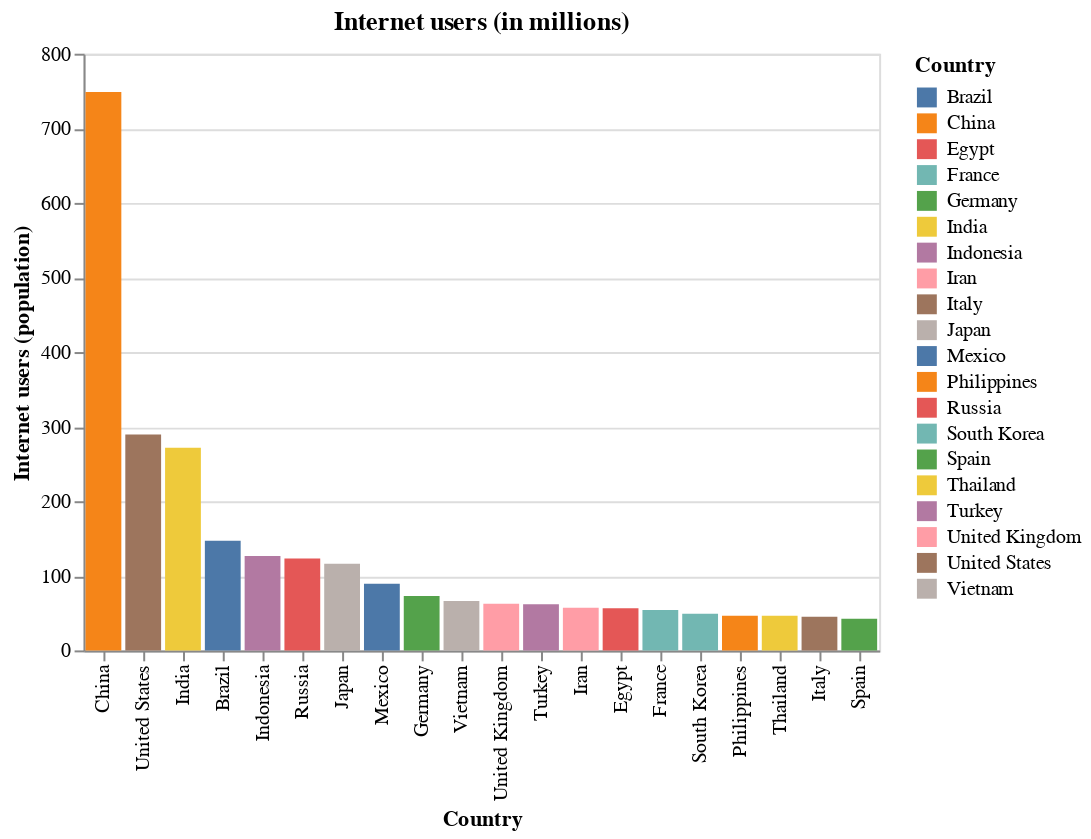

Write notebook code for a chart like this one.
### Code cell
bars = (
    alt.Chart(df_3i_ip_2021_sorted.iloc[0:20, :])
    .mark_bar()
    .encode(
        alt.X('Country', sort=None),
        alt.Y('Internet users (population)'),
        tooltip=[],
        color='Country',
    )
)

plot_title = f"Internet users (in millions)"
bars.properties(title=plot_title)

### Figure 1 — Vega-Lite specification as saved in the notebook (floating-point values rounded to 4 significant figures)
{"config": {"view": {"continuousWidth": 400, "continuousHeight": 300}}, "data": {"name": "data-273c5009e0120ae17b9f76796c1bdc6a"}, "mark": "bar", "encoding": {"color": {"type": "nominal", "field": "Country"}, "tooltip": [], "x": {"type": "nominal", "field": "Country", "sort": null}, "y": {"type": "quantitative", "field": "Internet users (population)"}}, "title": "Internet users (in millions)", "$schema": "https://vega.github.io/schema/vega-lite/v4.8.1.json", "datasets": {"data-273c5009e0120ae17b9f76796c1bdc6a": [{"Country": "China", "Edition": "E5", "Fixed-line broadband subscribers": 31.34, "Mobile subscribers": 121.8, "Gender gap in internet access": -7.5, "Gender gap in mobile phone access": 0.0, "Average mobile latency": 32.66, "Bandwidth capacity": 27720.0, "Internet exchange points": 0.05, "Urban electricity access": 100.0, "Rural electricity access": 100.0, "Smartphone cost (handset)": 63.7, "Average revenue per user (ARPU, annualized)": 89.8, "e-Entertainment usage": 84.9, "Nominal GDP": 14920.0, "Population": 1395.0, "Urban population": 60.3, "GNI per capita": 10410, "GINI coefficient": 38.5, "Population under the poverty line": 0.1, "Total electricity access": 100.0, "Percentage of schools with Internet access": 98.4, "Global Peace Index": 2.2, "Democracy Index": 2.3, "Internet users (population)": 748.8, "Offline population": 630.2, "Internet access gender gap": -5.0, "Mobile phone access gender gap": 0.0, "Internet users (percent of population)": 54.3, "Male internet users": 67.0, "Female internet users": 72.0, "Male mobile phone subscribers": 94.0, "Female mobile phone subscribers": 94.0, "Total fixed line broadband subscribers": 449279000, "Year": 2021, "Mobile subscribers (Percentage)": 0.08731, "Offline population (Percentage)": 45.18, "Income Class": "Upper-Middle Income"}, {"Country": "United States", "Edition": "E5", "Fixed-line broadband subscribers": 34.72, "Mobile subscribers": 134.5, "Gender gap in internet access": 0.0, "Gender gap in mobile phone access": 3.1, "Average mobile latency": 47.35, "Bandwidth capacity": 107900.0, "Internet exchange points": 3.56, "Urban electricity access": 100.0, "Rural electricity access": 100.0, "Smartphone cost (handset)": 100.0, "Average revenue per user (ARPU, annualized)": 540.2, "e-Entertainment usage": 90.9, "Nominal GDP": 20560.0, "Population": 331.0, "Urban population": 82.5, "GNI per capita": 65760, "GINI coefficient": 41.4, "Population under the poverty line": 1.0, "Total electricity access": 100.0, "Percentage of schools with Internet access": 100.0, "Global Peace Index": 2.3, "Democracy Index": 8.0, "Internet users (population)": 289.5, "Offline population": 37.62, "Internet access gender gap": 0.0, "Mobile phone access gender gap": 3.0, "Internet users (percent of population)": 88.5, "Male internet users": 94.0, "Female internet users": 94.0, "Male mobile phone subscribers": 97.0, "Female mobile phone subscribers": 94.0, "Total fixed line broadband subscribers": 114093000, "Year": 2021, "Mobile subscribers (Percentage)": 0.4063, "Offline population (Percentage)": 11.37, "Income Class": "High Income"}, {"Country": "India", "Edition": "E5", "Fixed-line broadband subscribers": 1.4, "Mobile subscribers": 84.3, "Gender gap in internet access": 60.7, "Gender gap in mobile phone access": 21.6, "Average mobile latency": 56.09, "Bandwidth capacity": 100500.0, "Internet exchange points": 0.17, "Urban electricity access": 100.0, "Rural electricity access": 99.4, "Smartphone cost (handset)": 61.8, "Average revenue per user (ARPU, annualized)": 20.8, "e-Entertainment usage": 87.0, "Nominal GDP": 2568.0, "Population": 1380.0, "Urban population": 34.5, "GNI per capita": 2130, "GINI coefficient": 37.8, "Population under the poverty line": 4.3, "Total electricity access": 95.24, "Percentage of schools with Internet access": 32.9, "Global Peace Index": 2.6, "Democracy Index": 6.9, "Internet users (population)": 271.6, "Offline population": 1081.0, "Internet access gender gap": 17.0, "Mobile phone access gender gap": 16.0, "Internet users (percent of population)": 20.1, "Male internet users": 28.0, "Female internet users": 11.0, "Male mobile phone subscribers": 74.0, "Female mobile phone subscribers": 58.0, "Total fixed line broadband subscribers": 19749488, "Year": 2021, "Mobile subscribers (Percentage)": 0.06109, "Offline population (Percentage)": 78.33, "Income Class": "Lower-Middle Income"}, {"Country": "Brazil", "Edition": "E5", "Fixed-line broadband subscribers": 15.6, "Mobile subscribers": 95.7, "Gender gap in internet access": -2.7, "Gender gap in mobile phone access": 1.1, "Average mobile latency": 47.34, "Bandwidth capacity": 29240.0, "Internet exchange points": 1.57, "Urban electricity access": 99.7, "Rural electricity access": 99.6, "Smartphone cost (handset)": 63.4, "Average revenue per user (ARPU, annualized)": 79.7, "e-Entertainment usage": 94.3, "Nominal GDP": 1399.0, "Population": 211.8, "Urban population": 86.8, "GNI per capita": 9130, "GINI coefficient": 53.9, "Population under the poverty line": 1.7, "Total electricity access": 100.0, "Percentage of schools with Internet access": 83.2, "Global Peace Index": 2.4, "Democracy Index": 6.9, "Internet users (population)": 146.8, "Offline population": 61.64, "Internet access gender gap": -2.0, "Mobile phone access gender gap": 1.0, "Internet users (percent of population)": 70.4, "Male internet users": 74.0, "Female internet users": 76.0, "Male mobile phone subscribers": 87.0, "Female mobile phone subscribers": 86.0, "Total fixed line broadband subscribers": 32563453, "Year": 2021, "Mobile subscribers (Percentage)": 0.4518, "Offline population (Percentage)": 29.1, "Income Class": "Upper-Middle Income"}, {"Country": "Indonesia", "Edition": "E5", "Fixed-line broadband subscribers": 3.8, "Mobile subscribers": 126.1, "Gender gap in internet access": 10.9, "Gender gap in mobile phone access": 9.2, "Average mobile latency": 43.05, "Bandwidth capacity": 132900.0, "Internet exchange points": 0.19, "Urban electricity access": 100.0, "Rural electricity access": 98.8, "Smartphone cost (handset)": 37.9, "Average revenue per user (ARPU, annualized)": 32.3, "e-Entertainment usage": 80.0, "Nominal GDP": 1081.0, "Population": 267.5, "Urban population": 56.0, "GNI per capita": 4050, "GINI coefficient": 39.0, "Population under the poverty line": 0.7, "Total electricity access": 98.51, "Percentage of schools with Internet access": 61.4, "Global Peace Index": 1.8, "Democracy Index": 6.5, "Internet users (population)": 126.5, "Offline population": 138.8, "Internet access gender gap": 5.0, "Mobile phone access gender gap": 7.0, "Internet users (percent of population)": 47.7, "Male internet users": 46.0, "Female internet users": 41.0, "Male mobile phone subscribers": 76.0, "Female mobile phone subscribers": 69.0, "Total fixed line broadband subscribers": 9411805, "Year": 2021, "Mobile subscribers (Percentage)": 0.4714, "Offline population (Percentage)": 51.88, "Income Class": "Upper-Middle Income"}, {"Country": "Russia", "Edition": "E5", "Fixed-line broadband subscribers": 22.52, "Mobile subscribers": 164.4, "Gender gap in internet access": 3.8, "Gender gap in mobile phone access": -1.1, "Average mobile latency": 47.47, "Bandwidth capacity": 62840.0, "Internet exchange points": 1.41, "Urban electricity access": 99.72, "Rural electricity access": 100.0, "Smartphone cost (handset)": 73.5, "Average revenue per user (ARPU, annualized)": 63.1, "e-Entertainment usage": 98.0, "Nominal GDP": 1431.0, "Population": 149.0, "Urban population": 74.6, "GNI per capita": 11260, "GINI coefficient": 37.5, "Population under the poverty line": 0.0, "Total electricity access": 100.0, "Percentage of schools with Internet access": 80.0, "Global Peace Index": 3.0, "Democracy Index": 3.1, "Internet users (population)": 123.1, "Offline population": 25.85, "Internet access gender gap": 3.0, "Mobile phone access gender gap": -1.0, "Internet users (percent of population)": 82.6, "Male internet users": 78.0, "Female internet users": 75.0, "Male mobile phone subscribers": 94.0, "Female mobile phone subscribers": 95.0, "Total fixed line broadband subscribers": 33028695, "Year": 2021, "Mobile subscribers (Percentage)": 1.103, "Offline population (Percentage)": 17.35, "Income Class": "Upper-Middle Income"}, {"Country": "Japan", "Edition": "E5", "Fixed-line broadband subscribers": 33.5, "Mobile subscribers": 147.0, "Gender gap in internet access": 13.8, "Gender gap in mobile phone access": 3.3, "Average mobile latency": 49.65, "Bandwidth capacity": 24800.0, "Internet exchange points": 0.87, "Urban electricity access": 100.0, "Rural electricity access": 100.0, "Smartphone cost (handset)": 87.1, "Average revenue per user (ARPU, annualized)": 436.4, "e-Entertainment usage": 84.6, "Nominal GDP": 4882.0, "Population": 126.5, "Urban population": 91.7, "GNI per capita": 41690, "GINI coefficient": 32.9, "Population under the poverty line": 0.2, "Total electricity access": 100.0, "Percentage of schools with Internet access": 98.7, "Global Peace Index": 1.4, "Democracy Index": 8.0, "Internet users (population)": 116.1, "Offline population": 11.09, "Internet access gender gap": 11.0, "Mobile phone access gender gap": 3.0, "Internet users (percent of population)": 91.3, "Male internet users": 80.0, "Female internet users": 69.0, "Male mobile phone subscribers": 90.0, "Female mobile phone subscribers": 87.0, "Total fixed line broadband subscribers": 41496293, "Year": 2021, "Mobile subscribers (Percentage)": 1.162, "Offline population (Percentage)": 8.767, "Income Class": "High Income"}, {"Country": "Mexico", "Edition": "E5", "Fixed-line broadband subscribers": 15.17, "Mobile subscribers": 95.7, "Gender gap in internet access": 9.5, "Gender gap in mobile phone access": 4.1, "Average mobile latency": 47.58, "Bandwidth capacity": 37650.0, "Internet exchange points": 0.16, "Urban electricity access": 100.0, "Rural electricity access": 100.0, "Smartphone cost (handset)": 72.1, "Average revenue per user (ARPU, annualized)": 82.8, "e-Entertainment usage": 96.2, "Nominal GDP": 1059.0, "Population": 128.9, "Urban population": 80.4, "GNI per capita": 9430, "GINI coefficient": 45.4, "Population under the poverty line": 0.5, "Total electricity access": 100.0, "Percentage of schools with Internet access": 53.4, "Global Peace Index": 2.6, "Democracy Index": 6.1, "Internet users (population)": 89.41, "Offline population": 38.19, "Internet access gender gap": 6.0, "Mobile phone access gender gap": 3.0, "Internet users (percent of population)": 70.1, "Male internet users": 63.0, "Female internet users": 57.0, "Male mobile phone subscribers": 74.0, "Female mobile phone subscribers": 71.0, "Total fixed line broadband subscribers": 19173373, "Year": 2021, "Mobile subscribers (Percentage)": 0.7424, "Offline population (Percentage)": 29.63, "Income Class": "Upper-Middle Income"}, {"Country": "Germany", "Edition": "E5", "Fixed-line broadband subscribers": 41.99, "Mobile subscribers": 128.4, "Gender gap in internet access": 7.8, "Gender gap in mobile phone access": 3.3, "Average mobile latency": 39.89, "Bandwidth capacity": 53760.0, "Internet exchange points": 2.66, "Urban electricity access": 100.0, "Rural electricity access": 100.0, "Smartphone cost (handset)": 74.0, "Average revenue per user (ARPU, annualized)": 208.7, "e-Entertainment usage": 67.3, "Nominal GDP": 3699.0, "Population": 82.8, "Urban population": 77.4, "GNI per capita": 48520, "GINI coefficient": 31.9, "Population under the poverty line": 0.0, "Total electricity access": 100.0, "Percentage of schools with Internet access": 94.4, "Global Peace Index": 1.5, "Democracy Index": 8.7, "Internet users (population)": 73.01, "Offline population": 9.83, "Internet access gender gap": 7.0, "Mobile phone access gender gap": 3.0, "Internet users (percent of population)": 88.1, "Male internet users": 90.0, "Female internet users": 83.0, "Male mobile phone subscribers": 90.0, "Female mobile phone subscribers": 87.0, "Total fixed line broadband subscribers": 35071539, "Year": 2021, "Mobile subscribers (Percentage)": 1.551, "Offline population (Percentage)": 11.87, "Income Class": "High Income"}, {"Country": "Vietnam", "Edition": "E5", "Fixed-line broadband subscribers": 15.35, "Mobile subscribers": 141.2, "Gender gap in internet access": 13.6, "Gender gap in mobile phone access": 4.2, "Average mobile latency": 27.48, "Bandwidth capacity": 120700.0, "Internet exchange points": 0.1, "Urban electricity access": 100.0, "Rural electricity access": 98.7, "Smartphone cost (handset)": 33.1, "Average revenue per user (ARPU, annualized)": 141.3, "e-Entertainment usage": 90.0, "Nominal GDP": 351.1, "Population": 97.3, "Urban population": 36.6, "GNI per capita": 2540, "GINI coefficient": 35.7, "Population under the poverty line": 0.4, "Total electricity access": 100.0, "Percentage of schools with Internet access": 32.2, "Global Peace Index": 1.9, "Democracy Index": 3.1, "Internet users (population)": 66.27, "Offline population": 30.19, "Internet access gender gap": 9.0, "Mobile phone access gender gap": 4.0, "Internet users (percent of population)": 68.7, "Male internet users": 66.0, "Female internet users": 57.0, "Male mobile phone subscribers": 95.0, "Female mobile phone subscribers": 91.0, "Total fixed line broadband subscribers": 14802380, "Year": 2021, "Mobile subscribers (Percentage)": 1.451, "Offline population (Percentage)": 31.03, "Income Class": "Lower-Middle Income"}, {"Country": "United Kingdom", "Edition": "E5", "Fixed-line broadband subscribers": 39.67, "Mobile subscribers": 119.9, "Gender gap in internet access": -1.1, "Gender gap in mobile phone access": -3.7, "Average mobile latency": 44.23, "Bandwidth capacity": 437500.0, "Internet exchange points": 1.48, "Urban electricity access": 100.0, "Rural electricity access": 100.0, "Smartphone cost (handset)": 93.6, "Average revenue per user (ARPU, annualized)": 240.7, "e-Entertainment usage": 70.6, "Nominal GDP": 2542.0, "Population": 67.9, "Urban population": 83.6, "GNI per capita": 42370, "GINI coefficient": 34.8, "Population under the poverty line": 0.1, "Total electricity access": 100.0, "Percentage of schools with Internet access": 100.0, "Global Peace Index": 1.8, "Democracy Index": 8.5, "Internet users (population)": 62.48, "Offline population": 5.05, "Internet access gender gap": -1.0, "Mobile phone access gender gap": -3.0, "Internet users (percent of population)": 92.5, "Male internet users": 92.0, "Female internet users": 93.0, "Male mobile phone subscribers": 80.0, "Female mobile phone subscribers": 83.0, "Total fixed line broadband subscribers": 26586110, "Year": 2021, "Mobile subscribers (Percentage)": 1.766, "Offline population (Percentage)": 7.437, "Income Class": "High Income"}, {"Country": "Turkey", "Edition": "E5", "Fixed-line broadband subscribers": 17.06, "Mobile subscribers": 96.8, "Gender gap in internet access": 5.3, "Gender gap in mobile phone access": 4.3, "Average mobile latency": 31.56, "Bandwidth capacity": 121600.0, "Internet exchange points": 0.24, "Urban electricity access": 100.0, "Rural electricity access": 100.0, "Smartphone cost (handset)": 44.8, "Average revenue per user (ARPU, annualized)": 80.2, "e-Entertainment usage": 70.0, "Nominal GDP": 615.1, "Population": 84.3, "Urban population": 75.6, "GNI per capita": 9610, "GINI coefficient": 41.9, "Population under the poverty line": 0.0, "Total electricity access": 100.0, "Percentage of schools with Internet access": 86.0, "Global Peace Index": 3.0, "Democracy Index": 4.1, "Internet users (population)": 61.72, "Offline population": 21.71, "Internet access gender gap": 4.0, "Mobile phone access gender gap": 4.0, "Internet users (percent of population)": 74.0, "Male internet users": 75.0, "Female internet users": 71.0, "Male mobile phone subscribers": 93.0, "Female mobile phone subscribers": 89.0, "Total fixed line broadband subscribers": 14231978, "Year": 2021, "Mobile subscribers (Percentage)": 1.148, "Offline population (Percentage)": 25.75, "Income Class": "Upper-Middle Income"}, {"Country": "Iran", "Edition": "E5", "Fixed-line broadband subscribers": 10.58, "Mobile subscribers": 142.4, "Gender gap in internet access": 7.4, "Gender gap in mobile phone access": 15.1, "Average mobile latency": 37.63, "Bandwidth capacity": 23700.0, "Internet exchange points": 0.48, "Urban electricity access": 100.0, "Rural electricity access": 96.1, "Smartphone cost (handset)": 31.2, "Average revenue per user (ARPU, annualized)": 68.3, "e-Entertainment usage": 85.9, "Nominal GDP": 589.8, "Population": 84.0, "Urban population": 75.4, "GNI per capita": 5420, "GINI coefficient": 40.8, "Population under the poverty line": 0.0, "Total electricity access": 100.0, "Percentage of schools with Internet access": 36.3, "Global Peace Index": 2.7, "Democracy Index": 2.4, "Internet users (population)": 57.26, "Offline population": 24.54, "Internet access gender gap": 5.0, "Mobile phone access gender gap": 14.0, "Internet users (percent of population)": 70.0, "Male internet users": 68.0, "Female internet users": 63.0, "Male mobile phone subscribers": 93.0, "Female mobile phone subscribers": 79.0, "Total fixed line broadband subscribers": 8626182, "Year": 2021, "Mobile subscribers (Percentage)": 1.695, "Offline population (Percentage)": 29.21, "Income Class": "Upper-Middle Income"}, {"Country": "Egypt", "Edition": "E5", "Fixed-line broadband subscribers": 7.57, "Mobile subscribers": 95.0, "Gender gap in internet access": 29.4, "Gender gap in mobile phone access": 17.8, "Average mobile latency": 39.14, "Bandwidth capacity": 26870.0, "Internet exchange points": 0.2, "Urban electricity access": 100.0, "Rural electricity access": 99.5, "Smartphone cost (handset)": 47.1, "Average revenue per user (ARPU, annualized)": 34.8, "e-Entertainment usage": 88.0, "Nominal GDP": 355.1, "Population": 100.9, "Urban population": 42.7, "GNI per capita": 2690, "GINI coefficient": 31.5, "Population under the poverty line": 0.5, "Total electricity access": 100.0, "Percentage of schools with Internet access": 49.1, "Global Peace Index": 2.5, "Democracy Index": 3.1, "Internet users (population)": 56.65, "Offline population": 42.25, "Internet access gender gap": 15.0, "Mobile phone access gender gap": 16.0, "Internet users (percent of population)": 57.3, "Male internet users": 51.0, "Female internet users": 36.0, "Male mobile phone subscribers": 90.0, "Female mobile phone subscribers": 74.0, "Total fixed line broadband subscribers": 7598941, "Year": 2021, "Mobile subscribers (Percentage)": 0.9415, "Offline population (Percentage)": 41.87, "Income Class": "Lower-Middle Income"}, {"Country": "France", "Edition": "E5", "Fixed-line broadband subscribers": 45.69, "Mobile subscribers": 110.6, "Gender gap in internet access": 4.3, "Gender gap in mobile phone access": -1.2, "Average mobile latency": 40.46, "Bandwidth capacity": 54600.0, "Internet exchange points": 2.3, "Urban electricity access": 100.0, "Rural electricity access": 100.0, "Smartphone cost (handset)": 84.5, "Average revenue per user (ARPU, annualized)": 272.5, "e-Entertainment usage": 78.4, "Nominal GDP": 2515.0, "Population": 65.3, "Urban population": 80.7, "GNI per capita": 42400, "GINI coefficient": 31.6, "Population under the poverty line": 0.0, "Total electricity access": 100.0, "Percentage of schools with Internet access": 98.6, "Global Peace Index": 1.9, "Democracy Index": 8.1, "Internet users (population)": 54.28, "Offline population": 10.85, "Internet access gender gap": 4.0, "Mobile phone access gender gap": -1.0, "Internet users (percent of population)": 83.3, "Male internet users": 94.0, "Female internet users": 90.0, "Male mobile phone subscribers": 85.0, "Female mobile phone subscribers": 86.0, "Total fixed line broadband subscribers": 29760000, "Year": 2021, "Mobile subscribers (Percentage)": 1.694, "Offline population (Percentage)": 16.62, "Income Class": "High Income"}, {"Country": "South Korea", "Edition": "E5", "Fixed-line broadband subscribers": 42.76, "Mobile subscribers": 134.5, "Gender gap in internet access": 1.1, "Gender gap in mobile phone access": 2.0, "Average mobile latency": 37.83, "Bandwidth capacity": 88300.0, "Internet exchange points": 0.39, "Urban electricity access": 100.0, "Rural electricity access": 100.0, "Smartphone cost (handset)": 68.1, "Average revenue per user (ARPU, annualized)": 306.1, "e-Entertainment usage": 76.0, "Nominal GDP": 1604.0, "Population": 51.3, "Urban population": 81.4, "GNI per capita": 33720, "GINI coefficient": 31.6, "Population under the poverty line": 0.1, "Total electricity access": 100.0, "Percentage of schools with Internet access": 100.0, "Global Peace Index": 1.8, "Democracy Index": 8.0, "Internet users (population)": 49.26, "Offline population": 1.97, "Internet access gender gap": 1.0, "Mobile phone access gender gap": 2.0, "Internet users (percent of population)": 96.2, "Male internet users": 87.0, "Female internet users": 86.0, "Male mobile phone subscribers": 99.0, "Female mobile phone subscribers": 97.0, "Total fixed line broadband subscribers": 21906172, "Year": 2021, "Mobile subscribers (Percentage)": 2.622, "Offline population (Percentage)": 3.84, "Income Class": "High Income"}, {"Country": "Philippines", "Edition": "E5", "Fixed-line broadband subscribers": 5.48, "Mobile subscribers": 154.8, "Gender gap in internet access": -3.1, "Gender gap in mobile phone access": -7.8, "Average mobile latency": 44.95, "Bandwidth capacity": 18840.0, "Internet exchange points": 0.18, "Urban electricity access": 99.8, "Rural electricity access": 93.4, "Smartphone cost (handset)": 46.1, "Average revenue per user (ARPU, annualized)": 25.6, "e-Entertainment usage": 86.0, "Nominal GDP": 378.2, "Population": 109.6, "Urban population": 47.2, "GNI per capita": 3850, "GINI coefficient": 44.4, "Population under the poverty line": 1.2, "Total electricity access": 94.86, "Percentage of schools with Internet access": 66.3, "Global Peace Index": 2.5, "Democracy Index": 6.6, "Internet users (population)": 46.52, "Offline population": 61.6, "Internet access gender gap": -2.0, "Mobile phone access gender gap": -6.0, "Internet users (percent of population)": 43.0, "Male internet users": 65.0, "Female internet users": 67.0, "Male mobile phone subscribers": 77.0, "Female mobile phone subscribers": 83.0, "Total fixed line broadband subscribers": 4178822, "Year": 2021, "Mobile subscribers (Percentage)": 1.412, "Offline population (Percentage)": 56.2, "Income Class": "Lower-Middle Income"}, {"Country": "Thailand", "Edition": "E5", "Fixed-line broadband subscribers": 14.52, "Mobile subscribers": 186.2, "Gender gap in internet access": 11.8, "Gender gap in mobile phone access": 3.3, "Average mobile latency": 30.3, "Bandwidth capacity": 99600.0, "Internet exchange points": 0.29, "Urban electricity access": 100.0, "Rural electricity access": 100.0, "Smartphone cost (handset)": 53.4, "Average revenue per user (ARPU, annualized)": 108.1, "e-Entertainment usage": 78.0, "Nominal GDP": 528.3, "Population": 69.8, "Urban population": 50.7, "GNI per capita": 7260, "GINI coefficient": 36.4, "Population under the poverty line": 0.0, "Total electricity access": 100.0, "Percentage of schools with Internet access": 99.7, "Global Peace Index": 2.2, "Democracy Index": 6.3, "Internet users (population)": 46.41, "Offline population": 23.22, "Internet access gender gap": 8.0, "Mobile phone access gender gap": 3.0, "Internet users (percent of population)": 66.7, "Male internet users": 68.0, "Female internet users": 60.0, "Male mobile phone subscribers": 92.0, "Female mobile phone subscribers": 89.0, "Total fixed line broadband subscribers": 10108819, "Year": 2021, "Mobile subscribers (Percentage)": 2.668, "Offline population (Percentage)": 33.27, "Income Class": "Upper-Middle Income"}, {"Country": "Italy", "Edition": "E5", "Fixed-line broadband subscribers": 28.85, "Mobile subscribers": 131.3, "Gender gap in internet access": 10.3, "Gender gap in mobile phone access": 2.0, "Average mobile latency": 46.69, "Bandwidth capacity": 33970.0, "Internet exchange points": 1.65, "Urban electricity access": 100.0, "Rural electricity access": 100.0, "Smartphone cost (handset)": 83.9, "Average revenue per user (ARPU, annualized)": 191.7, "e-Entertainment usage": 82.7, "Nominal GDP": 1835.0, "Population": 60.5, "Urban population": 70.7, "GNI per capita": 34460, "GINI coefficient": 35.9, "Population under the poverty line": 1.1, "Total electricity access": 100.0, "Percentage of schools with Internet access": 88.3, "Global Peace Index": 1.7, "Democracy Index": 7.5, "Internet users (population)": 45.1, "Offline population": 15.53, "Internet access gender gap": 10.0, "Mobile phone access gender gap": 2.0, "Internet users (percent of population)": 74.4, "Male internet users": 97.0, "Female internet users": 87.0, "Male mobile phone subscribers": 98.0, "Female mobile phone subscribers": 96.0, "Total fixed line broadband subscribers": 17376499, "Year": 2021, "Mobile subscribers (Percentage)": 2.17, "Offline population (Percentage)": 25.67, "Income Class": "High Income"}, {"Country": "Spain", "Edition": "E5", "Fixed-line broadband subscribers": 33.41, "Mobile subscribers": 118.4, "Gender gap in internet access": 8.2, "Gender gap in mobile phone access": -1.1, "Average mobile latency": 44.9, "Bandwidth capacity": 26860.0, "Internet exchange points": 1.28, "Urban electricity access": 100.0, "Rural electricity access": 100.0, "Smartphone cost (handset)": 78.8, "Average revenue per user (ARPU, annualized)": 214.8, "e-Entertainment usage": 90.2, "Nominal GDP": 1253.0, "Population": 46.8, "Urban population": 80.6, "GNI per capita": 30390, "GINI coefficient": 34.7, "Population under the poverty line": 0.5, "Total electricity access": 100.0, "Percentage of schools with Internet access": 100.0, "Global Peace Index": 1.7, "Democracy Index": 8.2, "Internet users (population)": 42.4, "Offline population": 4.34, "Internet access gender gap": 8.0, "Mobile phone access gender gap": -1.0, "Internet users (percent of population)": 90.7, "Male internet users": 97.0, "Female internet users": 89.0, "Male mobile phone subscribers": 92.0, "Female mobile phone subscribers": 93.0, "Total fixed line broadband subscribers": 15590305, "Year": 2021, "Mobile subscribers (Percentage)": 2.53, "Offline population (Percentage)": 9.274, "Income Class": "High Income"}]}}
